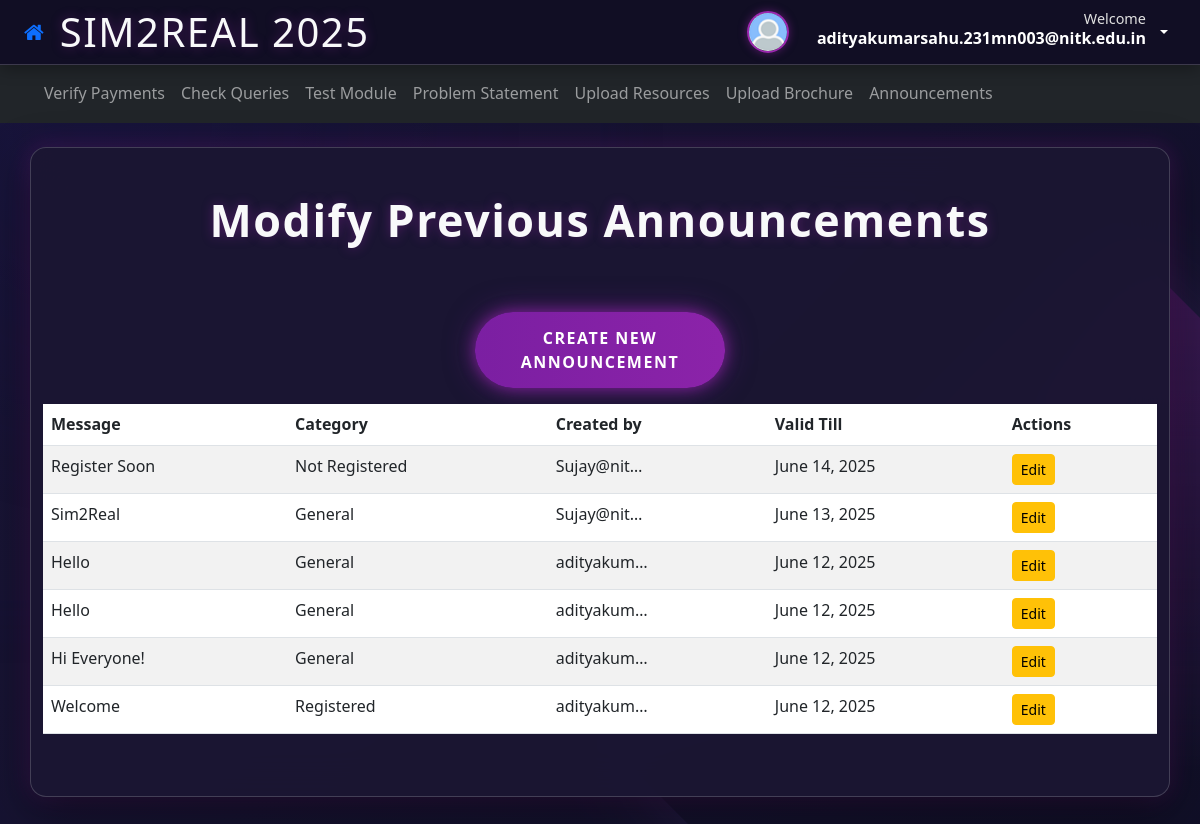
/staff/modify/ (signed in), run on the app's committed database.
### staff_home/models.py (models this page shows, shortened)
class Announcments(models.Model):
    message = models.TextField()
    created_at = models.DateTimeField(auto_now_add=True)  # more precise
    valid_till = models.DateField()
    created_by = models.ForeignKey(User, on_delete=models.CASCADE)
    schedule_for_later = models.DateField(help_text="Schedule time", null=True, blank=True)
    manual_visibility = models.BooleanField(null=True, blank=True, help_text="Set visibility manually")
    manual_validity = models.BooleanField(null=True, blank=True, help_text="Set validity manually")
    CATEGORY_CHOICES = [
        ('GENERAL', 'General'),
        ('REGISTERED', 'Registered'),
        ('NOT_REGISTERED', 'Not Registered'),
    ]
    category = models.CharField(max_length=20, choices=CATEGORY_CHOICES)

### staff_home/decorators.py (the view)
    def _wrapped_view(request, *args, **kwargs):
        user_role = getattr(request.user, 'userrole', None)
        if not user_role:
            return HttpResponseForbidden("Access Denied")
        if not user_role.is_organiser:
            return redirect("home")
        return view_func(request, *args, **kwargs)

### staff_home/views.py (called while the page is built)
@login_required
@organiser_only
def announcement_list(request):
    announcments = Announcments.objects.order_by('-created_at')
    return render(request, 'staff_home/announcement_list.html', {'Announcments': announcments})

### staff_home/templates/staff_home/announcement_list.html (shortened to what this page needs)
{% extends 'staff_home/base.html' %}
{% block content %}
  <h2>Modify Previous Announcements</h2>
  <a href="{% url 'make_announcments' %}" class="btn btn-primary mb-3">Create New Announcement</a>
  {% if Announcments %}
    <table class="table table-striped">
      <thead>
        <tr>
          <th>Message</th>
          <th>Category</th>
          <th>Created by</th>
          <th>Valid Till</th>
          <th>Actions</th>
        </tr>
      </thead>
      <tbody>
        {% for announcement in Announcments %}
          <tr>
            <td>{{ announcement.message|truncatechars:50 }}</td>
            <td>{{ announcement.get_category_display }}</td>
            <td>{{ announcement.created_by |truncatechars:10}}</td>
            <td>{{ announcement.valid_till }}</td>
            <td>
              <a href="{% url 'announcement_edit' announcement.pk %}" class="btn btn-sm btn-warning">Edit</a>
            </td>
          </tr>
        {% endfor %}
      </tbody>
    </table>
  {% else %}
    <p>No announcements found.</p>
  {% endif %}
{% endblock %}

### staff_home/templates/staff_home/base.html (shortened to what this page needs)
{% load static %}
<!DOCTYPE html>
<html lang="en">
<head>
<link rel="stylesheet" href="{% static 'team_profile/style.css' %}">
<link rel="stylesheet" href="https://cdnjs.cloudflare.com/ajax/libs/font-awesome/4.7.0/css/font-awesome.min.css">
<link href="https://cdn.jsdelivr.net/npm/bootstrap@5.3.0/dist/css/bootstrap.min.css" rel="stylesheet">
</head>
<body>
<header class="d-flex justify-content-between align-items-center px-4 py-2">
    <div class="d-flex align-items-center">
        <a href="{% url 'home' %}" class="me-3"><i class="fa fa-home fa-lg"></i></a>
        <h1 class="m-0">SIM2REAL 2025</h1>
    </div>
    {% if user.is_authenticated %}
    <div class="d-flex align-items-center">
        <div class="dropdown me-2">
            <a class="d-flex align-items-center text-white text-decoration-none dropdown-toggle" href="#" id="dropdownUser1" data-bs-toggle="dropdown" aria-expanded="false">
                <img src="{% static 'assets/default.png' %}" alt="Profile" class="profile-img">
                <div class="d-flex flex-column ps-2 m-0">
                    <span>Welcome</span>
                    <strong>{{ user.username }}</strong>
                </div>
            </a>
        </div>
    </div>
    {% endif %}
</header>
<nav id="mainNav" class="navbar navbar-expand-md navbar-dark bg-dark d-none d-md-flex px-4">
    <div class="container-fluid">
        <ul class="navbar-nav me-auto mb-2 mb-lg-0">
            <li class="nav-item"><a class="nav-link" href="{% url 'verify_payments' %}">Verify Payments</a></li>
            <li class="nav-item"><a class="nav-link" href="{% url 'respond_queries' %}">Check Queries</a></li>
            <li class="nav-item"><a class="nav-link" href="{% url 'teamprofile' %}">Test Module</a></li>
            <li class="nav-item"><a class="nav-link" href="{% url 'manage_problem_statement' %}">Problem Statement</a></li>
            <li class="nav-item"><a class="nav-link" href="{% url 'manage_resources' %}">Upload Resources</a></li>
            <li class="nav-item"><a class="nav-link" href="{% url 'upload_brochure' %}">Upload Brochure</a></li>
            <li class="nav-item"><a class="nav-link" href="{% url 'make_announcments' %}">Announcements</a></li>
        </ul>
    </div>
</nav>
<div class="content container mt-4">
    {% block content %}{% endblock %}
</div>
</body>
</html>

### team_profile/static/team_profile/style.css (style rules this page uses)
:root { --primary-blue: #007bff; --accent-purple: #8a2be2; --light-purple: #a855f7; --dark-bg-color-1: #0b0a1f; --dark-bg-color-2: #171436; --header-bg: rgba(18, 15, 45, 0.98); --card-bg: rgba(30, 25, 55, 0.96); --border-color: rgba(255, 255, 255, 0.18); --input-bg: rgba(255, 255, 255, 0.08); --input-focus-bg: rgba(255, 255, 255, 0.15); --text-color: #f8f9fa; --text-light: #e0e0e0; --text-disabled: #8b8b8b; --glow-color: #a855f7; --dropdown-bg: rgba(25, 20, 45, 0.98); --dropdown-item-hover: rgba(168, 85, 247, 0.28); --success-color: #28a745; --error-color: #dc3545; --info-color: #17a2b8; --warning-color: #ffc107; }
body { font-family: 'Segoe UI', Arial, sans-serif; margin: 0; padding: 0; line-height: 1.6; background: linear-gradient(-45deg, var(--dark-bg-color-1), var(--dark-bg-color-2), var(--dark-bg-color-1), var(--dark-bg-color-2)); background-size: 400% 400%; animation: gradientAnimation 20s ease infinite; color: var(--text-color); min-height: 100vh; display: flex; flex-direction: column; overflow-x: hidden; position: relative; text-rendering: optimizeLegibility; -webkit-font-smoothing: antialiased; -moz-osx-font-smoothing: grayscale; }
body::before, body::after { content: ''; position: fixed; pointer-events: none; background-repeat: no-repeat; opacity: 0.28; z-index: -1; animation: geometricMovement 30s ease-in-out infinite alternate; will-change: transform, opacity, box-shadow; }
body::before { width: 80vmax; height: 80vmax; background-image: radial-gradient(circle at center, rgba(20, 20, 80, 0.7) 0%, rgba(20, 20, 80, 0) 60%); top: -30vmax; left: -30vmax; transform: rotate(0deg) translate(0, 0); animation-delay: 0s; box-shadow: 0 0 70px rgba(20, 20, 80, 0.4); }
body::after { width: 60vmax; height: 60vmax; background-image: linear-gradient(135deg, var(--light-purple) 0%, rgba(168, 85, 247, 0) 50%); bottom: -25vmax; right: -25vmax; transform: rotate(45deg) translate(0, 0); animation-delay: 10s; box-shadow: 0 0 60px rgba(168, 85, 247, 0.4); }
header { background: var(--header-bg); backdrop-filter: blur(12px); -webkit-backdrop-filter: blur(12px); border-bottom: 1px solid var(--border-color); box-shadow: 0 4px 15px rgba(0,0,0,0.3); padding: 15px 40px; display: flex; justify-content: space-between; align-items: center; color: var(--text-color); position: sticky; top: 0; z-index: 100; }
.profile-img { width: 42px; height: 42px; border-radius: 50%; object-fit: cover; margin-right: 10px; border: 2px solid var(--light-purple); box-shadow: 0 0 8px rgba(156, 39, 176, 0.5); transition: all 0.3s ease; }
.content { flex-grow: 1; padding: 40px 20px; max-width: 900px; margin: 30px auto; position: relative; z-index: 1; background: var(--card-bg); border-radius: 16px; backdrop-filter: blur(20px); -webkit-backdrop-filter: blur(20px); border: 1px solid var(--border-color); box-shadow: 0 12px 40px rgba(0,0,0,0.5), 0 0 25px rgba(156, 39, 176, 0.3); display: flex; flex-direction: column; justify-content: center; min-height: calc(100vh - 150px); }
h1 { color: var(--text-color); font-size: 2.8rem; font-weight: 700; text-align: center; margin-bottom: 35px; letter-spacing: 1.5px; text-shadow: 0 0 12px rgba(156, 39, 176, 0.4); }

### data on the page
Announcments: message "Register Soon", category "Not Registered", created_by "Sujay@nit…", valid_till "June 14, 2025"
Announcments: message "Sim2Real", category "General", created_by "Sujay@nit…", valid_till "June 13, 2025"
Announcments: message "Hello", category "General", created_by "adityakum…", valid_till "June 12, 2025"
Announcments: message "Hello", category "General", created_by "adityakum…", valid_till "June 12, 2025"
Announcments: message "Hi Everyone!", category "General", created_by "adityakum…", valid_till "June 12, 2025"
Announcments: message "Welcome", category "Registered", created_by "adityakum…", valid_till "June 12, 2025"

### other printed values
{{ user.username }} "adityakumarsahu.231mn003@nitk.edu.in"
